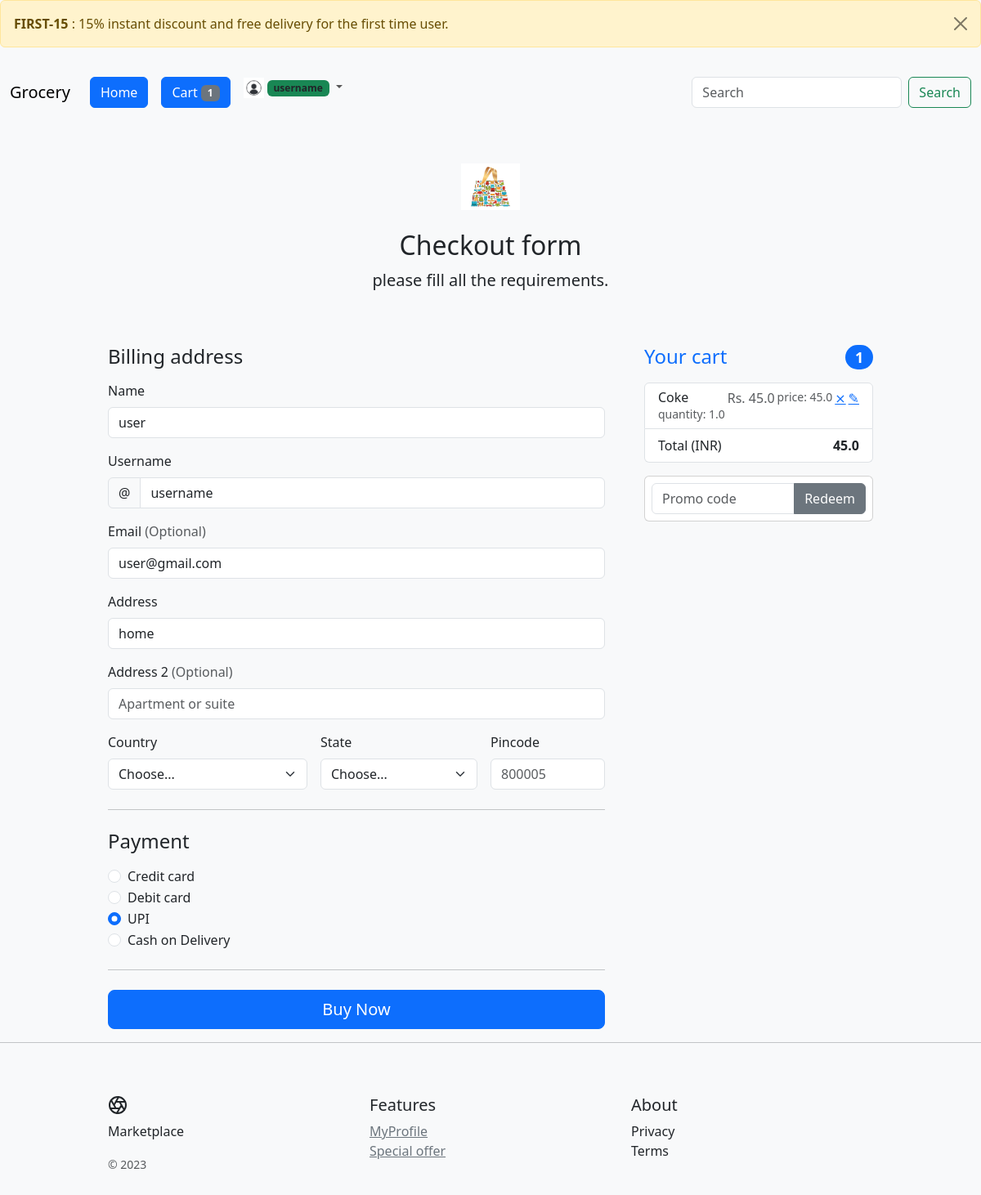
The page /checkout.html (signed in) on the database its author committed.
### grocery/models.py (models this page shows)
class Users(db.Model, UserMixin):
    __tablename__ = 'user'
    id = db.Column(db.Integer, primary_key=True)
    name = db.Column(db.String(50), nullable=False)
    email = db.Column(db.String(120), unique=True, nullable=False)
    username = db.Column(db.String(120), unique=True, nullable=False)
    password = db.Column(db.String(120), nullable=False)
    address = db.Column(db.String(255), nullable=False)
    image_file = db.Column(db.String(50), nullable=False, default='/img/user/avator.png')
    '''@property
    def password(self):
        raise AttributeError('Password is not visual')
    @password.setter
    def password(self, password):
        self.password = generate_password_hash(password)
    def verify_password(self, password):
        return check_password_hash(self.password, password)

    def get_reset_token(self, expires_sec=1800):
        s = Serializer(app.config['SECRET_KEY'],expires_sec)
        return s.dumps({'user_id':self.id})

    @staticmethod
    def verify_reset_token(token):
        s = Serializer(app.config['SECRET_KEY'])
        try:
            user_id = s.loads(token)['user_id']
        except:
            return None
        return Users.query.get(user_id)

    def __repr__(self):
        return '<Name %r>' % self.name'''

class Cart(db.Model):
    __tablename__ = 'present'
    id = db.Column(db.Integer,primary_key=True)
    product_name = db.Column(db.String(50),nullable=False)
    stock = db.Column(db.REAL)
    price = db.Column(db.REAL)
    username = db.Column(db.String(50),nullable=False)

### grocery/routes.py (the view, shortened to what this page needs)
@app.route("/checkout.html",methods=['GET','POST'])
@login_required
def checkout() :
    n = cart_count()
    code = request.args.get('promo')
    if code :
        p = code_verify(code)
    else :
        p = None
    user = current_user.username
    data = Cart.query.filter_by(username=user)
    t = total(user,p=p)
    return render_template('checkout.html', data=data, total=t, promo=p, n=n)

### grocery/models.py (called while the page is built)
@login_manager.user_loader
def load_user(user_id):
    return Users.query.get(int(user_id))

### grocery/routes.py (called while the page is built)
def total(username,p):
    result = 0
    item = Cart.query.filter_by(username=username)
    for i in item :
        result += i.stock*i.price
    try:
        num = int(p[1])
        dis = (result*num)/100
    except:
        dis = 0
    result -= dis
    return result

def cart_count():
    try:
        n = Cart.query.filter_by(username=current_user.username).count()
    except:
        n=0
    return n

### grocery/templates/checkout.html (shortened to what this page needs)
{% extends 'base.html' %}
{% block head %}
    <link href="{{url_for('static',filename='/css/checkout.css')}}" rel="stylesheet">
{% endblock head %}
{% block border %}
  <body class="bg-body-tertiary">
{% endblock border %}
{% block body %}
  <div class="container">
    <main>
      <div class="py-5 text-center">
        <img class="d-block mx-auto mb-4" src="{{url_for('static',filename='/img/site-logo.png')}}" alt="" width="72" height="57">
        <h2>Checkout form</h2>
        <p class="lead">please fill all the requirements.</p>
      </div>
        <div class="row g-5">
          <div class="col-md-5 col-lg-4 order-md-last">
            <h4 class="d-flex justify-content-between align-items-center mb-3">
              <span class="text-primary">Your cart</span>
              <span class="badge bg-primary rounded-pill">{{n}}</span>
            </h4>
            <ul class="list-group mb-3">
              {% for da in data %}
              <li class="list-group-item d-flex justify-content-between lh-sm">
                <div>
                  <h6 class="my-0">{{da.product_name}}</h6>
                  <small class="text-body-secondary">quantity: {{da.stock}}</small>
                </div>
                <span class="text-body-secondary">Rs. {{da.price}}</span>
                <small name="item_price" class="text-body-secondary">price: {{da.stock*da.price}}</small>
                <a href="/cart?id={{da.id}}&action=delete">
                  <span class="glyphicon glyphicon-trash">&Cross;</span>
                </a>
                <a href="/cart?id={{da.id}}&action=edit">
                  <span class="glyphicon glyphicon-edit">&#x270E;</span>
                </a>
              </li>
              {% endfor %}
              <li class="list-group-item d-flex justify-content-between">
                <span>Total (INR)</span>
                <strong id="total">{{total}}</strong>
              </li>
            </ul>
            <form class="card p-2" method="post" action="/promocode">
              <div class="input-group">
                <input type="text" name="promo" class="form-control" placeholder="Promo code">
                <button type="submit" class="btn btn-secondary">Redeem</button>
              </div>
            </form>
          </div>
          <div class="col-md-7 col-lg-8">
            <h4 class="mb-3">Billing address</h4>
            <form class="needs-validation" novalidate method="post" action="">
              <div class="row g-3">
                {% if current_user.is_authenticated %}
                <div class="col-12">
                  <label for="Name" class="form-label">Name</label>
                  <input type="text" class="form-control" id="Name" placeholder="{{current_user.name}}" value="{{current_user.name}}" required>
                </div>
                {% endif %}
                <div class="col-12">
                  <label for="username" class="form-label">Username</label>
                  <div class="input-group has-validation">
                    <span class="input-group-text">@</span>
                    <input type="text" class="form-control" id="username" placeholder="{{current_user.username}}" value="{{current_user.username}}" required>
                  </div>
                </div>
                <div class="col-12">
                  <label for="email" class="form-label">Email <span class="text-body-secondary">(Optional)</span></label>
                  <input type="email" class="form-control" id="email" placeholder="{{current_user.email}}" value="{{current_user.email}}">
                </div>
                <div class="col-12">
                  <label for="address" class="form-label">Address</label>
                  <input name="address1" type="text" class="form-control" id="address" placeholder="1234 Main St" value="{{current_user.address}}" required>
                </div>
            <div class="col-12">
              <label for="address2" class="form-label">Address 2 <span class="text-body-secondary">(Optional)</span></label>
              <input name="address2" type="text" class="form-control" id="address2" placeholder="Apartment or suite">
            </div>
            <div class="col-md-5">
              <label for="country" class="form-label">Country</label>
              <select class="form-select" id="country" required>
                <option value="">Choose...</option>
              </select>
            </div>
            <div class="col-md-4">
              <label for="state" class="form-label">State</label>
              <select class="form-select" id="state" required>
                <option value="">Choose...</option>
              </select>
            </div>
            <div class="col-md-3">
              <label for="zip" class="form-label">Pincode</label>
              <input name="pincode" type="text" class="form-control" id="zip" placeholder="800005" required>
            </div>
          </div>
          <hr class="my-4">
          <h4 class="mb-3">Payment</h4>
          <div class="my-3">
            <div class="form-check" onclick="showForm(1)">
              <input id="credit" name="paymentMethod" value="credit-card" type="radio" class="form-check-input" required>
              <label class="form-check-label" for="credit">Credit card</label>
            </div>
            <div class="form-check" onclick="showForm(4)">
              <input id="debit" name="paymentMethod" value="debit-card" type="radio" class="form-check-input" required>
              <label class="form-check-label" for="debit">Debit card</label>
            </div>
            <div class="form-check" onclick="showForm(2)">
              <input id="upi" name="paymentMethod" value="UPI" type="radio" class="form-check-input" required checked>
              <label class="form-check-label" for="upi">UPI</label>
            </div>
            <div class="form-check" onclick="showForm(3)">
              <input id="cod" name="paymentMethod" value="COD" type="radio" class="form-check-input" required>
              <label class="form-check-label" for="cod">Cash on Delivery</label>
            </div>
          </div>
          <hr class="my-4">
          <button class="w-100 btn btn-primary btn-lg" type="submit" onclick="form.submit()">Buy Now</button>
        </form>
      </div>
    </div>
  </main>
</div>
{%endblock body%}

### grocery/templates/base.html (shortened to what this page needs)
<!doctype html>
<html lang="en" data-bs-theme="auto">
  <head>
    <link href="{{url_for('static',filename='css/bootstrap.min.css')}}" rel="stylesheet">
{% block head %}{% endblock head %}
  </head>
{% block border %}
{% endblock border %}
<div class="alert alert-warning alert-dismissible fade show" role="alert">
  <strong>FIRST-15</strong> : 15% instant discount and free delivery for the first time user.
  <button type="button" class="btn-close" data-bs-dismiss="alert" aria-label="Close"></button>
</div>
<header class="site-header sticky-top py-1">
  <nav class="navbar navbar-expand-lg navbar-light bg-light">
    <div class="container-fluid">
      <a class="navbar-brand" href="{{url_for('home')}}">Grocery</a>
      <div class="collapse navbar-collapse" id="navbarSupportedContent">
        <ul class="navbar-nav me-auto mb-2 mb-lg-0">
          <li class="nav-item">
            <a class="nav-link active" aria-current="page" href="{{url_for('home')}}"><button type="button"
                class="btn btn-primary">Home</button></a>
          </li>
          <li class="nav-item">
            <a class="nav-link" href="{{url_for('checkout')}}"><button type="button" class="btn btn-primary">Cart
              <span class="badge bg-secondary">{{n}}</span>
            </button></a>
          </li>
          <li class="nav-item dropdown">
            <a class="nav-link dropdown-toggle" href="{{url_for('myaccount')}}" id="navbarDropdown" role="button" data-bs-toggle="dropdown" aria-expanded="false">
              {% if current_user.is_authenticated %}
              <span><img src={{url_for('static',filename=current_user.image_file)}} alt="img" width="25px" height="25px"> </span>
              <span class="badge bg-success text-dark">{{current_user.username}}</span>
              {% else %}
              <span class="badge bg-info text-dark">Profile</span>
              {% endif %}
            </a>
        </ul>
        <form class="d-flex" method="post" action="/search">
          <input name="search" class="form-control me-2" type="search" placeholder="Search" aria-label="Search">
          <button class="btn btn-outline-success" type="submit">Search</button>
        </form>
      </div>
    </div>
  </nav>
</header>
{% block body %}
{% endblock body %}
<hr/>
<footer class="container py-5">
    <div class="row">
      <div class="col-12 col-md">
        <p>Marketplace</p>
        <small class="d-block mb-3 text-body-secondary">&copy; 2023</small>
      </div>
      <div class="col-6 col-md">
        <h5>Features</h5>
        <ul class="list-unstyled text-small">
          <li><a class="link-secondary" href="{{url_for('myaccount')}}">
            MyProfile
          </a></li>
          <li><a class="link-secondary" href="{{url_for('today')}}">
            Special offer
          </a></li>
        </ul>
      </div>
      <div class="col-6 col-md">
        <h5>About</h5>
        <ul class="list-unstyled text-small">
          <li><div class="popup" onclick="myFunction()">Privacy
          </div></li>
          <li><div class="popup" onclick="myFunction01()">Terms
          </div></li>
        </ul>
      </div>
    </div>
  </footer>
    </body>
  </html>

### grocery/static/css/checkout.css (style rules this page uses)
.container { max-width: 960px; }

### grocery/templates/base.html (style rules this page uses)
.popup { position: relative; display: inline-block; cursor: pointer; -webkit-user-select: none; -moz-user-select: none; -ms-user-select: none; user-select: none; }

### rows shown on the page
Users: image_file (picture), username "username", name "user", email "user@gmail.com", address1 "home"
Cart: product_name "Coke", stock "1.0", price "45.0", da.stock*da.price "45.0"

### other values the page prints
{{ n }} "1"
{{ total }} "45.0"
